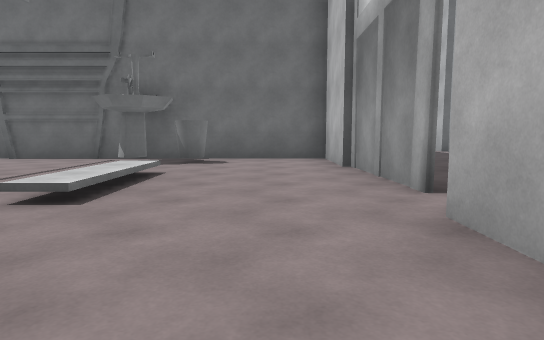
[1] (above)

24 first-person views from a walk through a Unity game level. The camera is 1.2 m above the floor, tilts 6° down and sees 75° across. The floor is counted in squares, 2 m on a side. Each view is taken from the middle of a square. On the plan, view 1 faces up. The plan holds only what a view shows up to about 10 squares ahead; the rest is blank. The place goes on beyond the plan. The player character is not drawn. Surface patterns are stand-ins for the level's own textures.

[2]
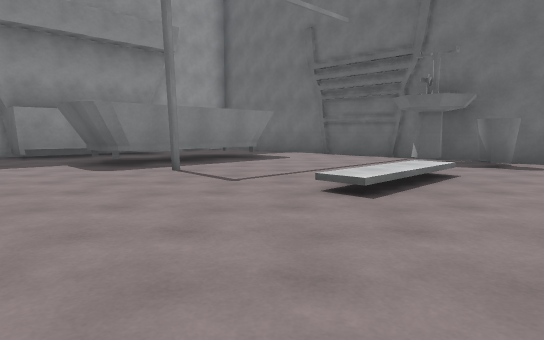

[3]
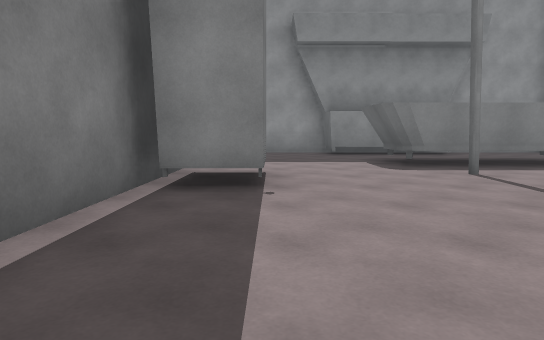

[4]
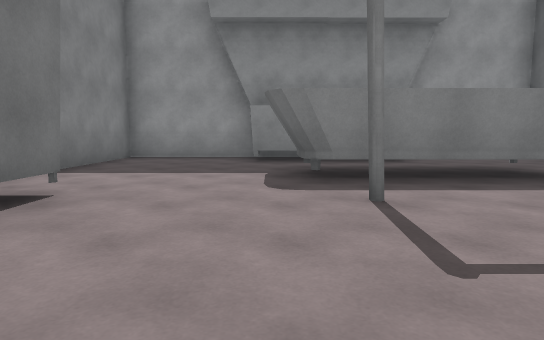

[5]
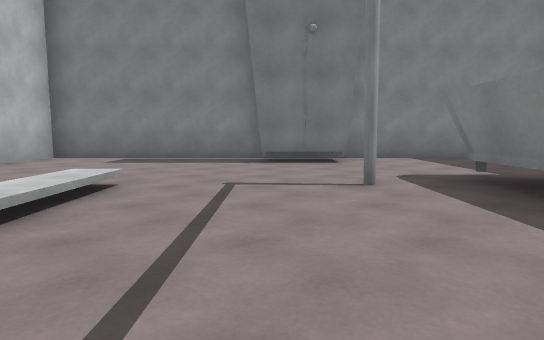

[6]
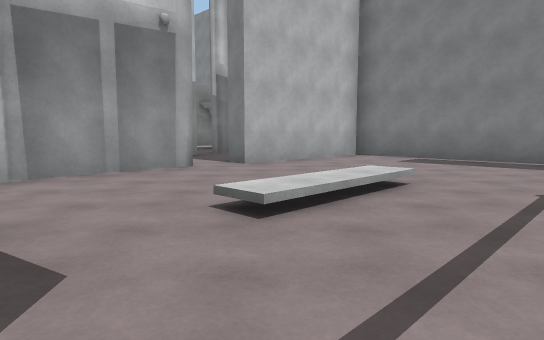

[7]
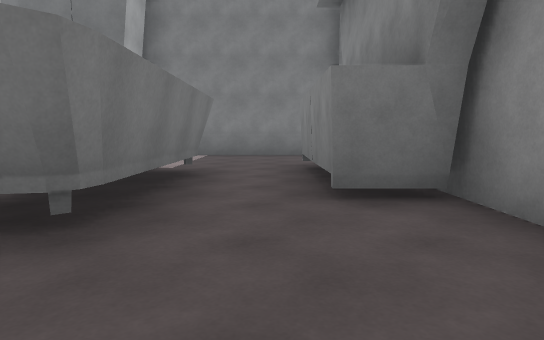

[8]
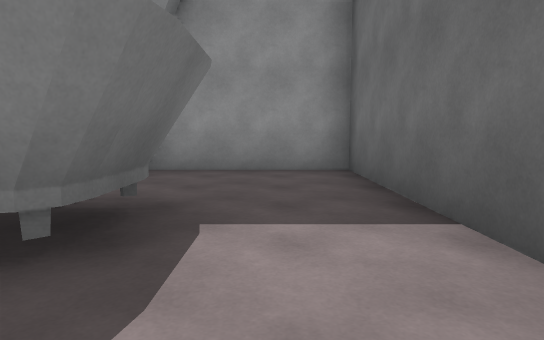

[9]
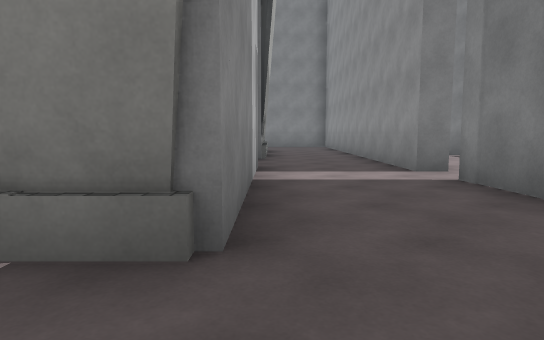

[10]
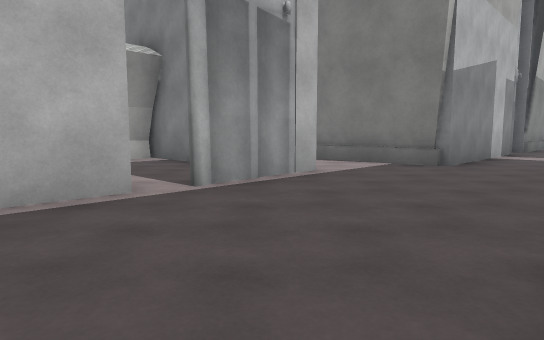

[11]
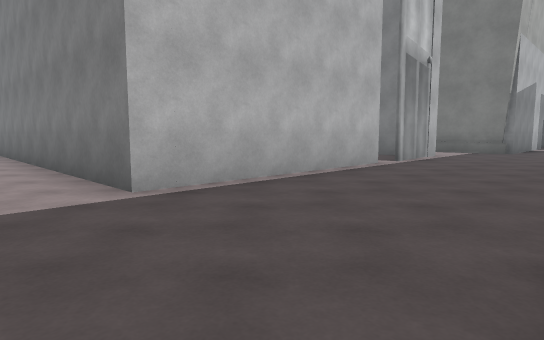

[12]
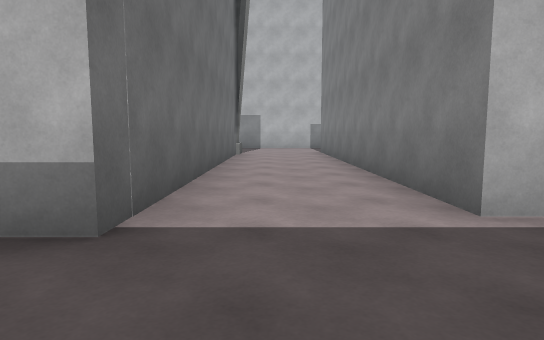

[13]
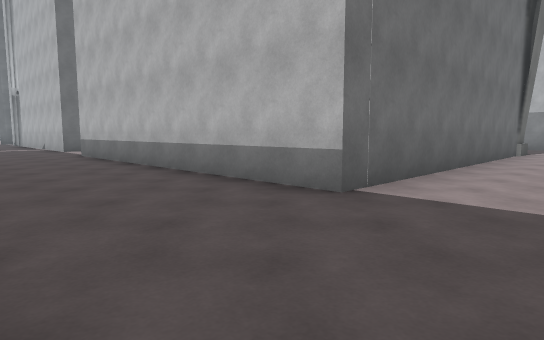

[14]
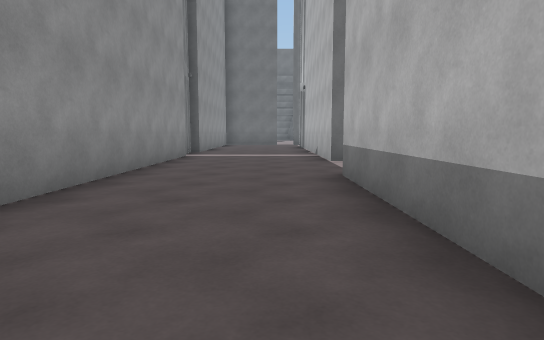

[15]
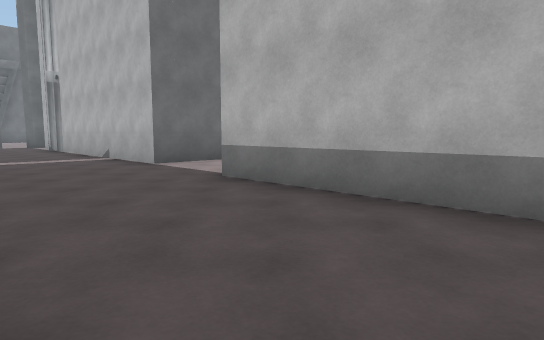

[16]
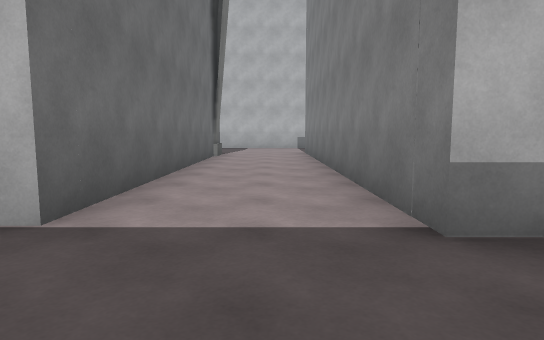

[17]
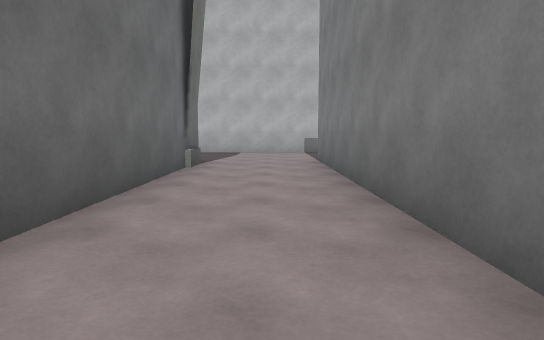

[18]
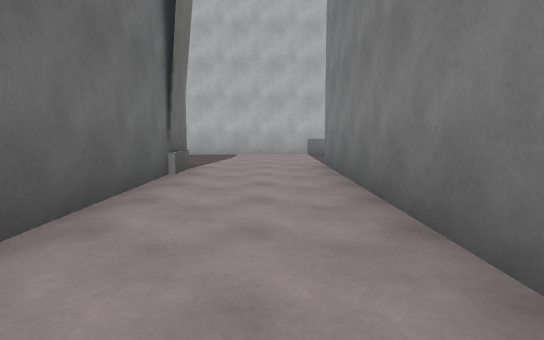

[19]
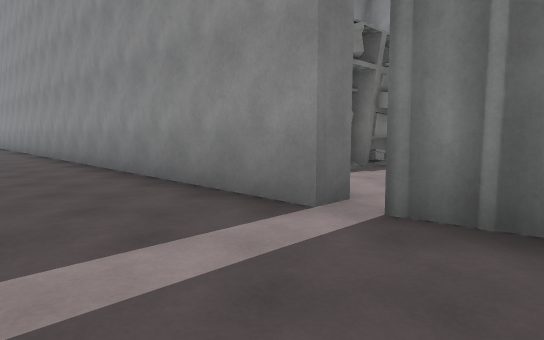

[20]
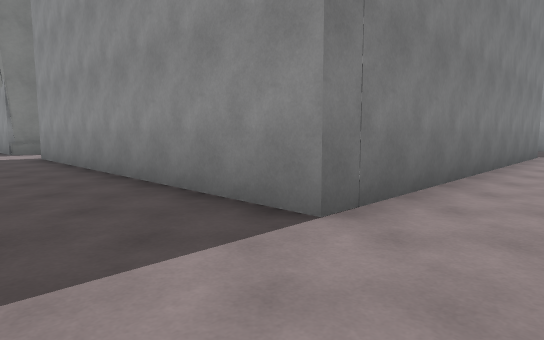

[21]
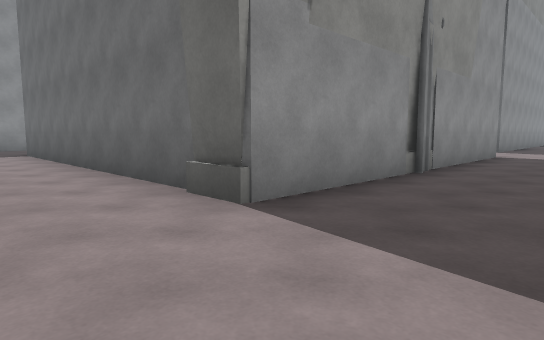

[22]
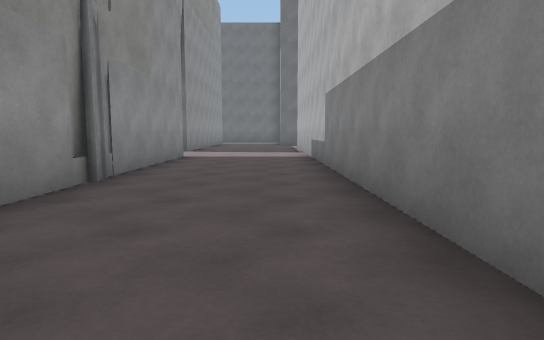

[23]
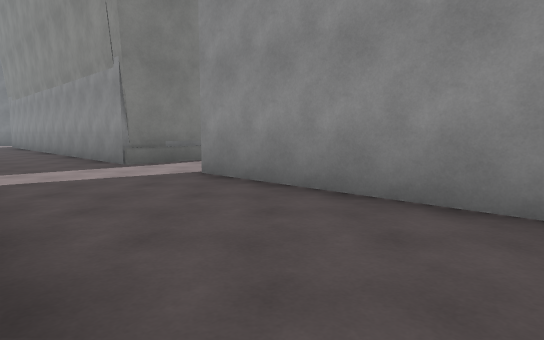

[24]
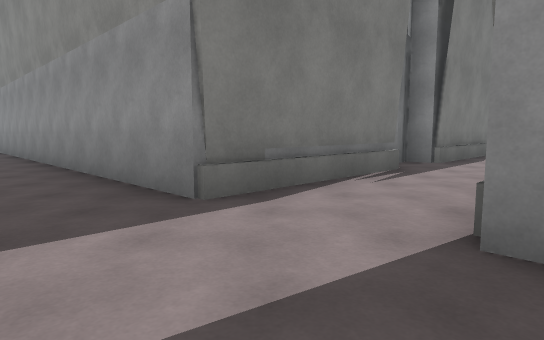

### Floor plan
Key: @ floor where view 1 was taken; # wall or solid block; x gap in a wall; . main floor; : floor 0.25 m higher than the main floor; / step, stairs or slope; T thing the floor can be seen under or through; O other object.
Columns run from 11 left of view 1 to 17 right of it. Each row starts with its distance up from view 1.
 33             #...#
 32             #...#
 31             x...#
 30          #  #...#########...#
 29         ##  #...............#
 28             #...............#
 27             #...#########...#
 26             #...#       #...#
 25             #...#       #...#
 24             #...#       #...#
 23             #...#       #...#
 22             #...#       #...#
 21             #...#       #...#
 20              ...#       #...#
 19              ...#########...#
 18              ...............
 17              ...............
 16              ....#########..
 15              ....#       #..
 14              ....#       #..
 13              ....#       #...
 12              ....#       #..
 11              ...##.      #..
 10              ...##...OO  #..
  9 #############....#####O  #..
  8 #......#....# ....   .......
  7 #.......OO..# ..............
  6 #..TT.......#..######.####..
  5 ##.TT....:..##.#         #..
  4 ##.TT....:...#.#         #..
  3 ##.TT.#../.....#         #..
  2 ##..........#..#         #.
  1 #...........#..x         #.
  0 #.....##...@#..#         #.
 -1 #.....##....#..#         #.
 -2 #############..#         #
 -3                          #

Positions as (right, up) in squares from view 1, and headings:
1: (0, 0), facing up
2: (0, 0), facing up-left
3: (0, 0), facing left
4: (-2, 2), facing left
5: (-4, 7), facing down
6: (-4, 7), facing down-right
7: (-9, 8), facing down
8: (-5, 7), facing left
9: (4, 8), facing down
10: (2, 13), facing down-right
11: (2, 18), facing down-right
12: (3, 18), facing right
13: (2, 17), facing up-right
14: (4, 22), facing up
15: (2, 23), facing up-right
16: (3, 28), facing right
17: (6, 28), facing right
18: (7, 28), facing right
19: (4, 33), facing down-left
20: (16, 18), facing down-left
21: (16, 17), facing up-left
22: (16, 18), facing up
23: (17, 13), facing down-left
24: (16, 9), facing down-left
